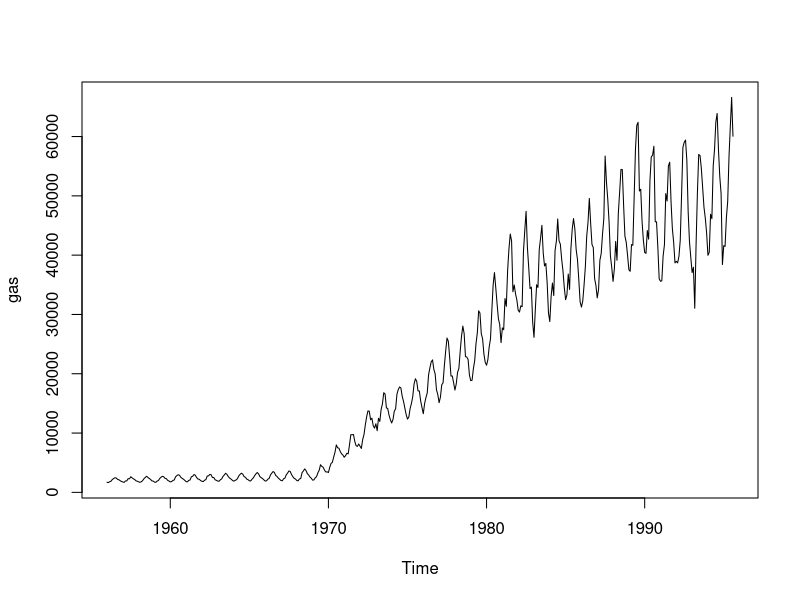

Here is the R script that generated this plot:

#setwd()
#getwd()
#Installed Packages
#installed.packages()
#data(package = "packageName")
#data()

library("forecast")
require(zoo)

data(gas)
length(gas)
dataGas <- gas
set.seed(1)

head(gas)
plot(gas)

z <- zoo(11:15, as.Date(31:35))
rollapply(z, 1, mean)
rollapply(z, 2, mean)
rollapply(z, 4, mean)



z2 <- zoo(rnorm(6))
rollapply(z2, 3, mean, by = 3)
aggregate(z2, c(3,3,3,6,6,6), mean)

#help(lm)
#?lm
#?? "standard deviation"
#help.search("mean") 
#apropos("cor")
#vignette() 
#browseVignettes("ggplot2")
#help(rlm, package = "MASS")
#args(function_name)
#example(function_name)
#str(object_name)

Fact <- function(n) if (n == 1) 1 else n * Fact(n - 1)
Fact(5)

data(AirPassengers)
 AP <- AirPassengers
